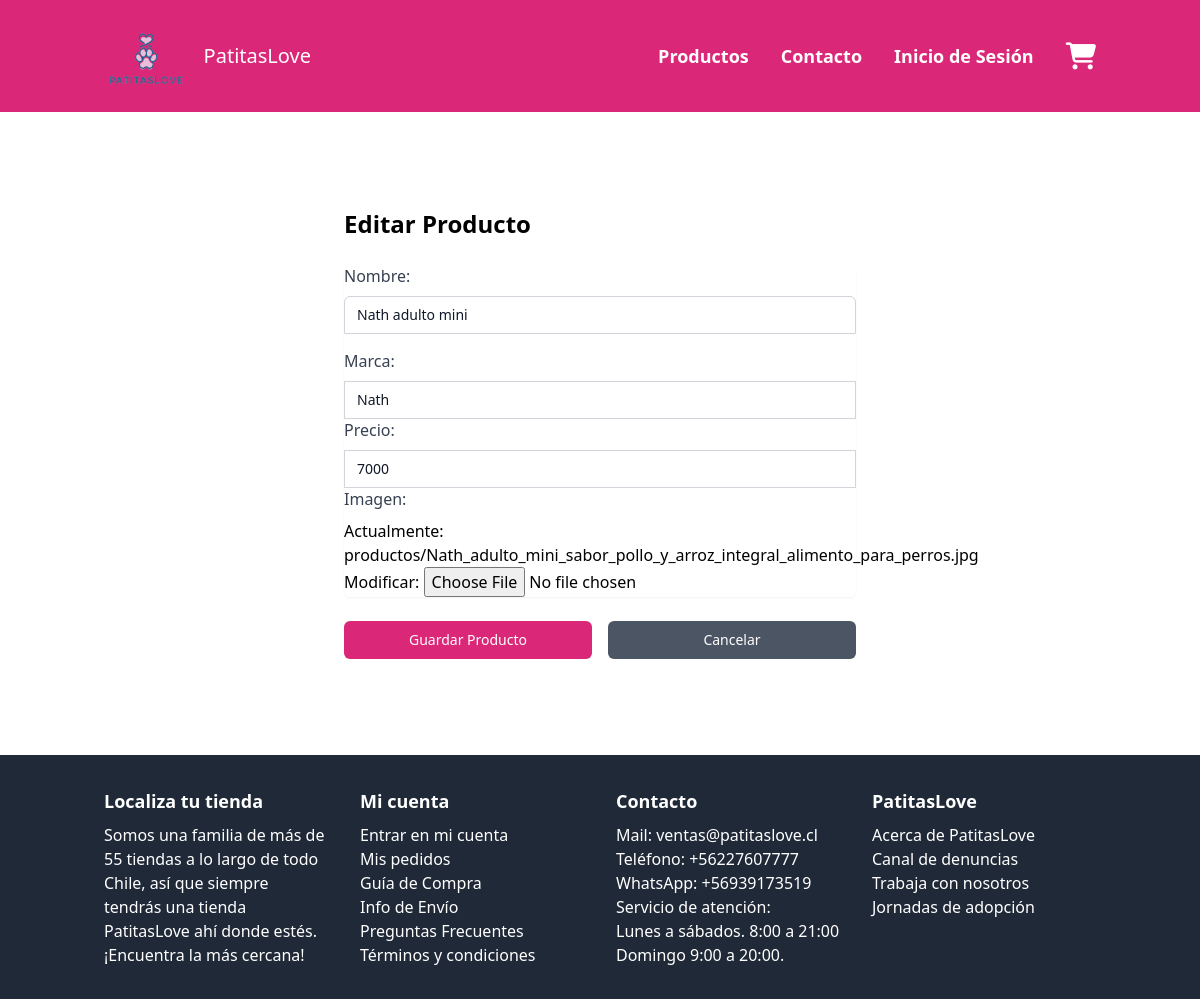
The page /editar_producto/2/ on the database as committed earlier.
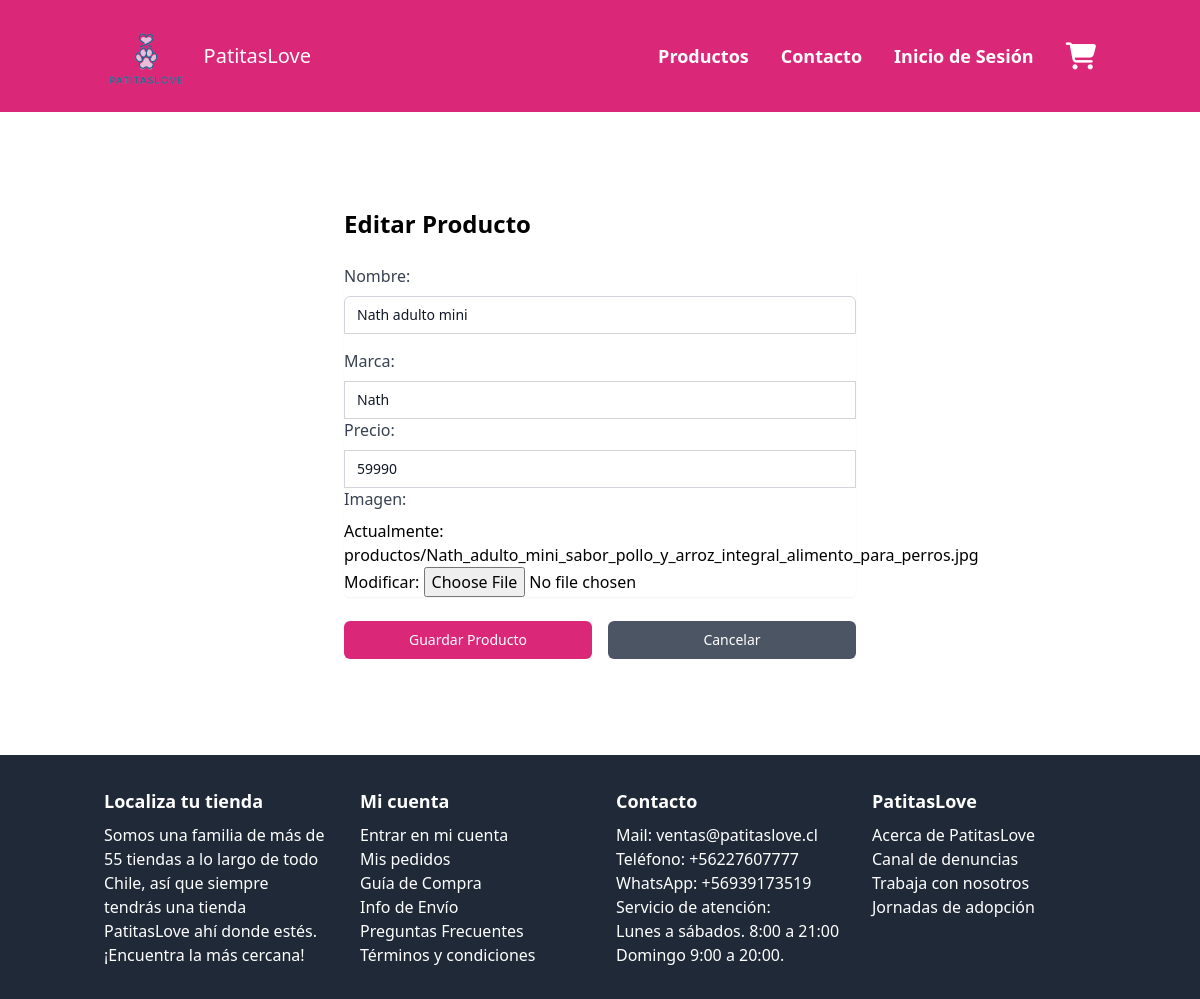
The same page on the database as committed later.
### patitasLove/models.py (models this page shows, shortened)
class Producto(models.Model):
    id = models.AutoField(primary_key=True)
    nombre = models.CharField(max_length=100)
    marca = models.CharField(max_length=100)
    precio = models.IntegerField()
    imagen = models.ImageField(upload_to="productos", null=True)

### patitasLove/views.py (the view)
# urls.py: path('editar_producto/<int:id>/', editar_producto, name='editar_producto'),
def editar_producto(request, id):
    producto = get_object_or_404(Producto, id=id)
    data = {
        'form': ProductoForm(instance=producto)
    }
    if request.method == 'POST':
        formulario = ProductoForm(data=request.POST, instance=producto, files=request.FILES)
        if formulario.is_valid():
            formulario.save()
            return redirect(to='listar_producto')
        data["form"] = formulario
    return render(request,'patitasLove/producto/modificar.html', data)

### patitasLove/forms.py
class ProductoForm(forms.ModelForm):
    precio = forms.IntegerField(widget=forms.TextInput(attrs={
        'class': 'appearance-none rounded-none relative block w-full px-3 py-2 border border-gray-300 placeholder-gray-500 text-gray-900 focus:outline-none focus:ring-pink-500 focus:border-pink-500 focus:z-10 sm:text-sm',
        'min': 0,    # Valor mínimo permitido
        'inputmode': 'numeric',  # Indicar que se espera un valor numérico
    }))
    class Meta:
        model = Producto
        fields = ['nombre', 'marca', 'precio', 'imagen']
        widgets = {
            'nombre': forms.TextInput(attrs={'class': 'appearance-none rounded-none relative block w-full px-3 py-2 border border-gray-300 placeholder-gray-500 text-gray-900 rounded-t-md focus:outline-none focus:ring-pink-500 focus:border-pink-500 focus:z-10 sm:text-sm'}),
            'marca': forms.TextInput(attrs={'class': 'appearance-none rounded-none relative block w-full px-3 py-2 border border-gray-300 placeholder-gray-500 text-gray-900 focus:outline-none focus:ring-pink-500 focus:border-pink-500 focus:z-10 sm:text-sm'}),
        }

### patitasLove/templates/patitasLove/producto/modificar.html (shortened to what this page needs)
{% extends 'patitasLove/base.html' %}
{% load static %}
{% block contenido %}
<div class="container mx-auto px-4 mt-24 mb-24 ">
    <div class="max-w-lg mx-auto">
        <h2 class="text-2xl font-semibold mb-4">Editar Producto</h2>
        <form class="space-y-6" action="" method="POST" enctype="multipart/form-data">
            <div class="rounded-md shadow-sm -space-y-px">
                <div class="mb-4">
                    <label for="id_nombre" class="block text-gray-700 mb-2">Nombre:</label>
                    {{ form.nombre }}
                </div>
                <div class="mb-4">
                    <label for="id_marca" class="block text-gray-700 mb-2">Marca:</label>
                    {{ form.marca }}
                </div>
                <div class="mb-4">
                    <label for="id_precio" class="block text-gray-700 mb-2">Precio:</label>
                    {{ form.precio }}
                </div>
                <div class="mb-6">
                    <label for="id_imagen" class="block text-gray-700 mb-2">Imagen:</label>
                    {{ form.imagen }}
                </div>
            </div>
            <div class="flex justify-between">
                <button type="submit" value="Editar"
                    class="group relative w-1/2 flex justify-center py-2 px-4 border border-transparent text-sm font-medium rounded-md text-white bg-pink-600 hover:bg-pink-700 focus:outline-none focus:ring-2 focus:ring-offset-2 focus:ring-pink-500 mr-2">
                    Guardar Producto
                </button>
                <a href="{% url 'home' %}"
                    class="group relative w-1/2 flex justify-center py-2 px-4 border border-transparent text-sm font-medium rounded-md text-white bg-gray-600 hover:bg-gray-700 focus:outline-none focus:ring-2 focus:ring-offset-2 focus:ring-gray-500 ml-2">
                    Cancelar
                </a>
            </div>
        </form>
    </div>
</div>
{% endblock %}

Rows that differ between the two databases and show on the page:
changed Producto "Nath adulto mini": precio "7000" → "59990"
